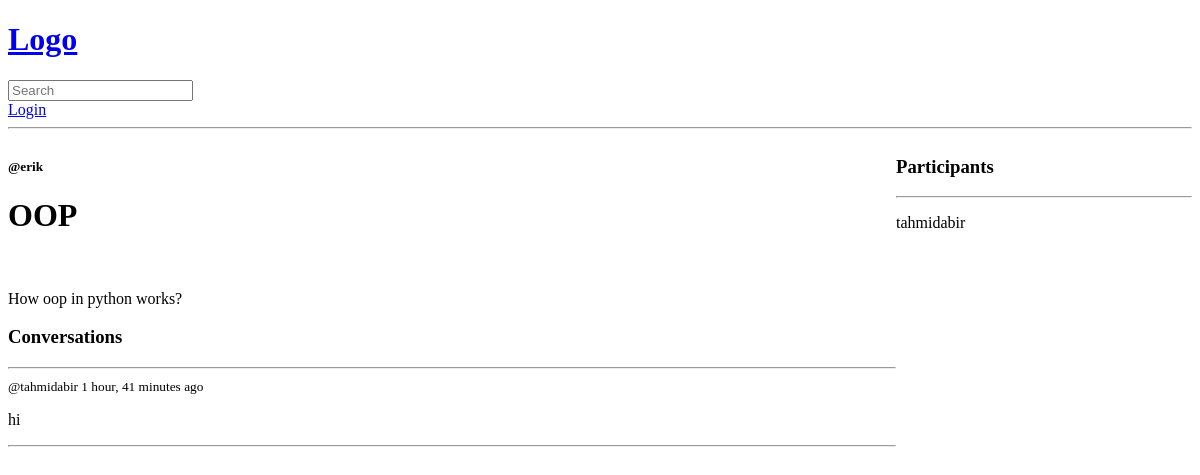
The page /room/6/ on the database as committed earlier.
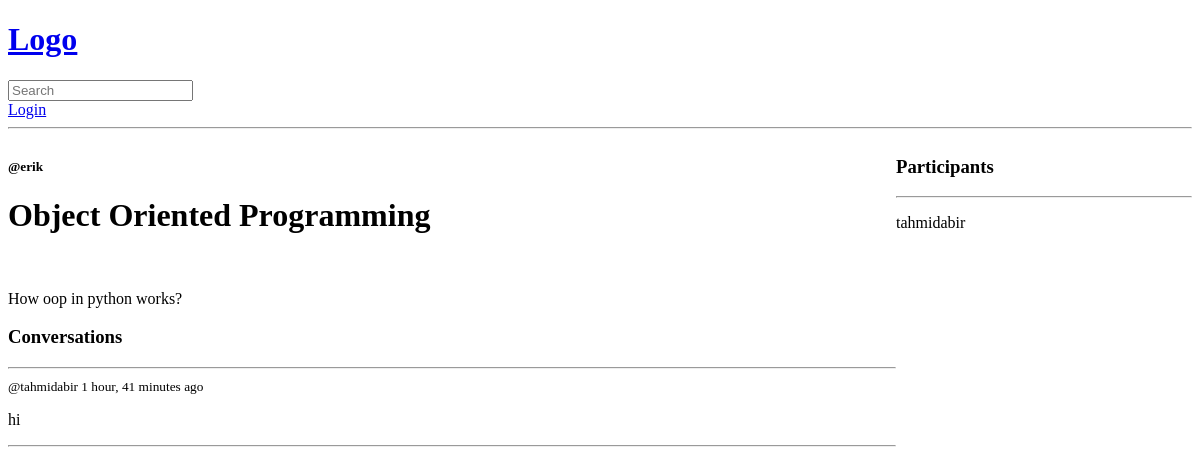
The same page on the database as committed later.
### base/models.py (models this page shows, shortened)
class Room(models.Model):
    host = models.ForeignKey(User, on_delete=models.SET_NULL,null=True)
    topic = models.ForeignKey(Topic, on_delete=models.SET_NULL,null=True)
    name = models.CharField(max_length=200)
    description = models.TextField(null=True, blank=True)
    participants=models.ManyToManyField(User,related_name='participants',blank=True)
    updated = models.DateTimeField(auto_now=True)  # auto_now updates everytime it got updated
    created = models.DateTimeField(auto_now_add=True)  # auto_mow_add only update once while updating
    class Meta:
        ordering = ['-updated','-created']

### base/views.py (the view, shortened to what this page needs)
# urls.py: path('room/<str:pk>/', views.room, name='room'),
def room(request,pk):
    room=Room.objects.get(id=pk)
    room_messages = room.message_set.all()
    participants = room.participants.all()
    context={'room':room,'room_messages': room_messages, 'participants' : participants}
    return render(request, 'base/room.html',context)

### base/templates/base/room.html (shortened to what this page needs)
{% extends 'main.html'%}
{% block content %}
<div class="room-container">
    <div>
<h5>@{{room.host}}</h5>
<h1>{{room.name}}</h1><br>
<p>{{room.description}}</p>
<div class="comment-wrapper">
    <h3>Conversations</h3>
    <hr>
    {% for message in room_messages %}
    <div>
        <small>@{{message.user}}  {{message.created |timesince}} ago</small>
        <p>{{message.body}}</p>
        <hr>
    </div>
    {%endfor%}
</div>
     </div>
    <div>
        <h3>Participants</h3>
        <hr>
        {% for user in participants%}
        <p>{{user.username}}</p>
        {%endfor%}
    </div>
</div>
{% endblock %}

Rows that differ between the two databases and show on the page:
changed Room "How oop in python works?": name "OOP" → "Object Oriented Programming"
